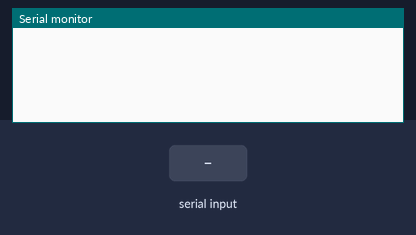
Bench run of a sketch on a simulated Arduino Uno, built with avr-gcc and run on an emulated ATmega328P. Parts: the last lines printed to the serial monitor. The inputs (shaded band) are chosen by the test bench.

Above: at 1.2 s.
1.3 s: "W\n" received over Serial
At 3.5 s:
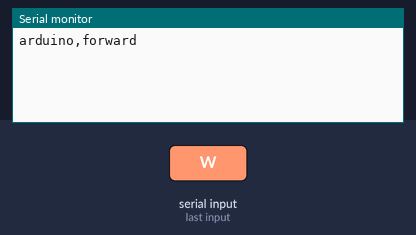
3.8 s: "A\n" received over Serial
At 5.4 s:
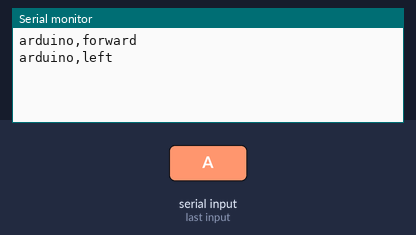
6.0 s: "D\n" received over Serial
At 7.1 s:
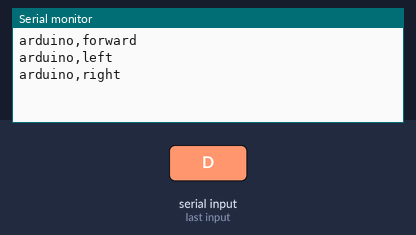
8.2 s: "L\n" received over Serial
At 10.0 s:
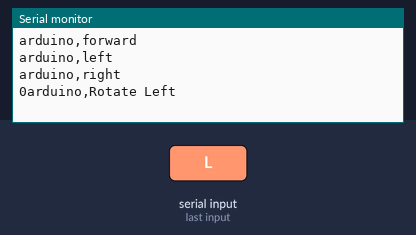
10.4 s: "R\n" received over Serial
At 11.6 s:
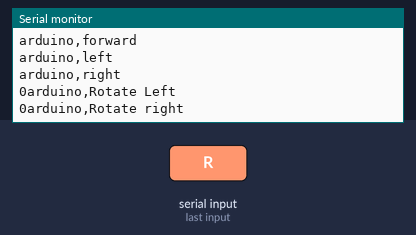
12.6 s: "C\n" received over Serial
At 14.5 s:
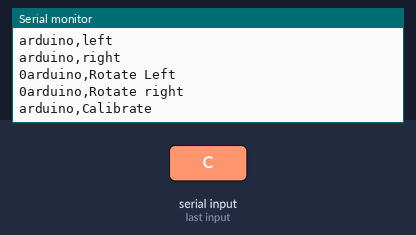

The sketch:

Checklist.ino
```cpp
int degree;
String inputCmd ="";

void setup() {
  // put your setup code here, to run once:
  Serial.begin(115200);

}

void loop() {
  // put your main code here, to run repeatedly:
  readCommands();
  delay(100);

  switch(inputCmd[0]){
    case 'W':
    {
      goForward();
      break;
    }
    case 'A':
    {
      turnLeft();
      break;
    }
    case 'D':
    {
      turnRight();
      break;
    }
    case 'L':
    {
      rotateLeft(degree);
      break;
    }
    case 'R':
    {
      rotateRight(degree);
      break;
    }
    case 'C':
    {
      calibration();
      break;
    }
    case 'V':
    {
      Serial.print("SENSORS");
      break;
    }
  }
  delay(1000);
}

void readCommands(){
  char newChar;
  inputCmd="";
  while (Serial.available()){
    newChar = Serial.read();
    inputCmd.concat(newChar);
    if (newChar == '\n'){
      break;
    }
  }
}

void goForward(){
  Serial.println("arduino,forward");
}
void turnLeft(){
  Serial.println("arduino,left");
}
void turnRight(){
  Serial.println("arduino,right");
}
void rotateLeft(int degree){
  Serial.print(degree);
  Serial.println("arduino,Rotate Left");
}
void rotateRight(int degree){
  Serial.print(degree);
  Serial.println("arduino,Rotate right");
}
void calibration(){
  Serial.println("arduino,Calibrate");
}
```

Measured:
- after the input at 1.3 s, the serial monitor: prints a new line after 1.0 s (image 1)
- after the input at 3.8 s, the serial monitor: prints a new line after 0.70 s (image 2)
- after the input at 6.0 s, the serial monitor: prints a new line after 0.70 s (image 3)
- after the input at 8.2 s, the serial monitor: prints a new line after 0.70 s (image 4)
- after the input at 10.4 s, the serial monitor: prints a new line after 0.70 s (image 5)
- after the input at 12.6 s, the serial monitor: prints a new line after 0.70 s (image 6)
